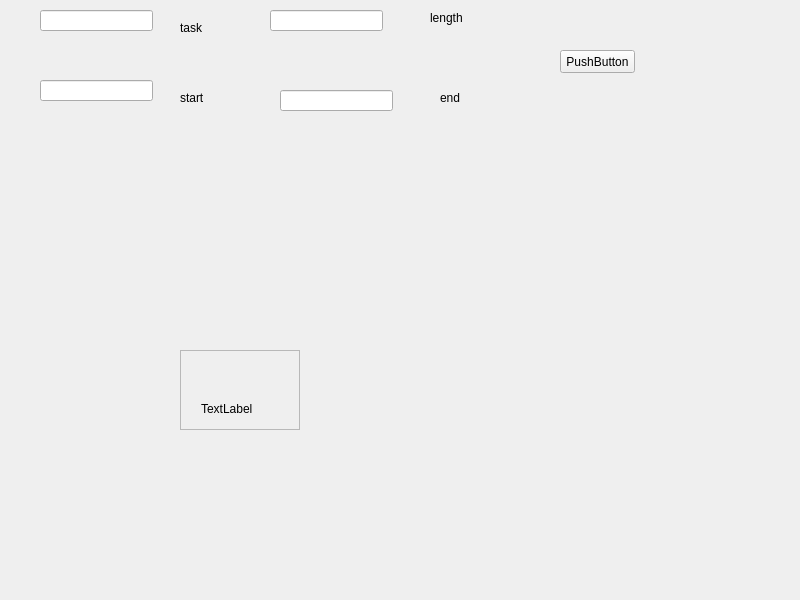
<?xml version="1.0" encoding="UTF-8"?>
<ui version="4.0">
 <class>Widget</class>
 <widget class="QWidget" name="Widget">
  <property name="geometry">
   <rect>
    <x>0</x>
    <y>0</y>
    <width>800</width>
    <height>600</height>
   </rect>
  </property>
  <property name="windowTitle">
   <string>Widget</string>
  </property>
  <widget class="QScrollArea" name="scrollArea">
   <property name="geometry">
    <rect>
     <x>180</x>
     <y>350</y>
     <width>120</width>
     <height>80</height>
    </rect>
   </property>
   <property name="widgetResizable">
    <bool>true</bool>
   </property>
   <widget class="QWidget" name="scrollAreaWidgetContents">
    <property name="geometry">
     <rect>
      <x>0</x>
      <y>0</y>
      <width>118</width>
      <height>78</height>
     </rect>
    </property>
    <widget class="QLabel" name="label_5">
     <property name="geometry">
      <rect>
       <x>20</x>
       <y>50</y>
       <width>53</width>
       <height>15</height>
      </rect>
     </property>
     <property name="text">
      <string>TextLabel</string>
     </property>
    </widget>
   </widget>
  </widget>
  <widget class="QLineEdit" name="lineEdit">
   <property name="geometry">
    <rect>
     <x>40</x>
     <y>10</y>
     <width>113</width>
     <height>21</height>
    </rect>
   </property>
  </widget>
  <widget class="QLineEdit" name="lineEdit_2">
   <property name="geometry">
    <rect>
     <x>270</x>
     <y>10</y>
     <width>113</width>
     <height>21</height>
    </rect>
   </property>
  </widget>
  <widget class="QLineEdit" name="lineEdit_3">
   <property name="geometry">
    <rect>
     <x>40</x>
     <y>80</y>
     <width>113</width>
     <height>21</height>
    </rect>
   </property>
  </widget>
  <widget class="QLineEdit" name="lineEdit_4">
   <property name="geometry">
    <rect>
     <x>280</x>
     <y>90</y>
     <width>113</width>
     <height>21</height>
    </rect>
   </property>
  </widget>
  <widget class="QLabel" name="label">
   <property name="geometry">
    <rect>
     <x>180</x>
     <y>20</y>
     <width>53</width>
     <height>15</height>
    </rect>
   </property>
   <property name="text">
    <string>task</string>
   </property>
  </widget>
  <widget class="QLabel" name="label_2">
   <property name="geometry">
    <rect>
     <x>430</x>
     <y>10</y>
     <width>53</width>
     <height>15</height>
    </rect>
   </property>
   <property name="text">
    <string>length</string>
   </property>
  </widget>
  <widget class="QLabel" name="label_3">
   <property name="geometry">
    <rect>
     <x>180</x>
     <y>90</y>
     <width>53</width>
     <height>15</height>
    </rect>
   </property>
   <property name="text">
    <string>start</string>
   </property>
  </widget>
  <widget class="QLabel" name="label_4">
   <property name="geometry">
    <rect>
     <x>440</x>
     <y>90</y>
     <width>53</width>
     <height>15</height>
    </rect>
   </property>
   <property name="text">
    <string>end</string>
   </property>
  </widget>
  <widget class="QPushButton" name="pushButton">
   <property name="geometry">
    <rect>
     <x>560</x>
     <y>50</y>
     <width>75</width>
     <height>23</height>
    </rect>
   </property>
   <property name="text">
    <string>PushButton</string>
   </property>
  </widget>
 </widget>
 <resources/>
 <connections/>
</ui>
